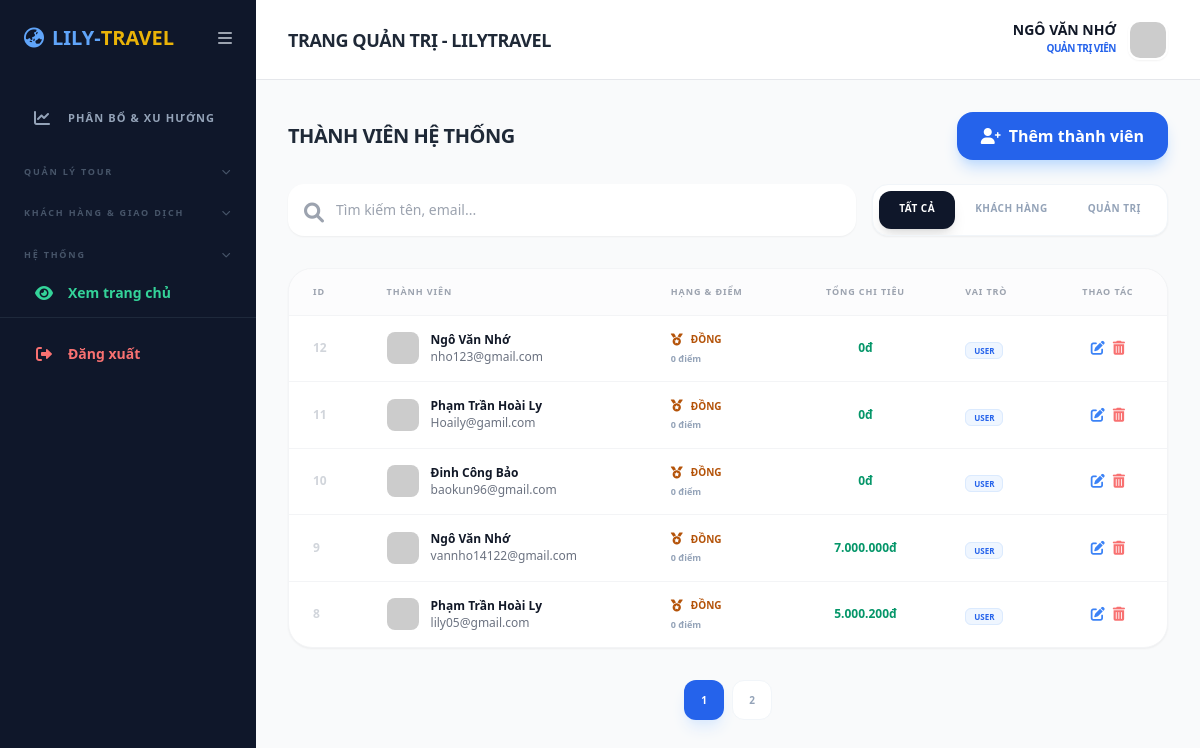
The page /admin/users.php (signed in) on the database its author committed.
### tables this page shows
CREATE TABLE `users` (
  `id` int(11) NOT NULL,
  `username` varchar(50) NOT NULL,
  `password` varchar(255) NOT NULL,
  `fullname` varchar(100) DEFAULT NULL,
  `email` varchar(100) DEFAULT NULL,
  `phone` varchar(20) DEFAULT NULL,
  `role` enum('admin','user') DEFAULT 'user',
  `created_at` timestamp NOT NULL DEFAULT current_timestamp(),
  `loyalty_points` int(11) DEFAULT 0,
  `rank_id` int(11) DEFAULT 1,
  `avatar` varchar(255) DEFAULT NULL
);

CREATE TABLE `ranks` (
  `id` int(11) NOT NULL,
  `name` varchar(50) NOT NULL,
  `min_points` int(11) NOT NULL,
  `icon` varchar(50) DEFAULT NULL,
  `color` varchar(20) DEFAULT NULL,
  `rank_up_promo_code` varchar(50) DEFAULT NULL
);

### admin/users.php (the view, shortened to what this page needs)
<?php
require_once '../config.php';
include 'header.php';
$search = $_GET['search'] ?? '';
$page = isset($_GET['page']) ? (int)$_GET['page'] : 1;
$role_filter = $_GET['role'] ?? '';
$limit = 5;
$offset = ($page - 1) * $limit;
$where = "WHERE (u.fullname LIKE ? OR u.email LIKE ?)";
$params = ["%$search%", "%$search%"];
$count_sql = "SELECT COUNT(*) FROM users u $where";
$count_stmt = $pdo->prepare($count_sql);
$count_stmt->execute($params);
$total_rows = $count_stmt->fetchColumn();
$total_pages = ceil($total_rows / $limit);
$sql = "SELECT u.*, r.name as rank_name, r.color as rank_color, r.icon as rank_icon,
        (SELECT SUM(total_price) FROM bookings WHERE user_id = u.id AND status = 'completed') as total_spent
        FROM users u
        LEFT JOIN ranks r ON u.rank_id = r.id
$where
        ORDER BY u.id DESC LIMIT $limit OFFSET $offset";
$stmt = $pdo->prepare($sql);
$stmt->execute($params);
$users = $stmt->fetchAll();
?>
<div class="flex flex-col sm:flex-row sm:items-center justify-between gap-4 mb-6">
    <h3 class="text-xl font-black text-gray-800 uppercase tracking-tight">Thành viên hệ thống</h3>
    <button onclick="openUserModal('add')" class="w-full sm:w-auto bg-blue-600 text-white px-6 py-3 rounded-2xl font-bold shadow-lg shadow-blue-200 hover:bg-blue-700 transition flex items-center justify-center">
        <i class="fas fa-user-plus mr-2"></i> Thêm thành viên
    </button>
</div>
<div class="mb-8 flex flex-col md:flex-row gap-4">
    <form method="GET" class="relative flex-1">
        <input type="text" name="search" value="<?= htmlspecialchars($search) ?>" placeholder="Tìm kiếm tên, email..."
               class="w-full pl-12 pr-4 py-4 bg-white border-0 shadow-sm rounded-2xl focus:ring-2 focus:ring-blue-500 outline-none text-sm">
        <span class="absolute left-4 top-4 text-gray-400"><i class="fas fa-search fa-lg"></i></span>
    </form>
    <div class="flex bg-white p-1.5 rounded-2xl shadow-sm border border-slate-100 overflow-x-auto">
        <?php
        $role_options = [
            '' => 'Tất cả',
            'user' => 'Khách hàng',
            'admin' => 'Quản trị'
        ];
        foreach($role_options as $val => $label): ?>
            <a href="?role=<?= $val ?>&search=<?= $search ?>"
               class="px-5 py-2.5 rounded-xl text-[10px] font-black uppercase tracking-wider whitespace-nowrap transition-all <?= $role_filter === $val ? 'bg-slate-900 text-white shadow-lg' : 'text-slate-400 hover:text-slate-900' ?>"><?= $label ?></a>
        <?php endforeach; ?>
    </div>
</div>
<div class="hidden md:block bg-white rounded-3xl shadow-sm border border-gray-100 overflow-hidden">
    <table class="w-full text-left">
        <thead>
            <tr class="bg-gray-50/50 text-gray-400 text-[9px] uppercase font-black tracking-widest border-b border-gray-100">
                <th class="px-6 py-4">ID</th>
                <th class="px-6 py-4">Thành viên</th>
                <th class="px-6 py-4">Hạng & Điểm</th>
                <th class="px-6 py-4 text-center">Tổng chi tiêu</th>
                <th class="px-6 py-4">Vai trò</th>
                <th class="px-6 py-4 text-center">Thao tác</th>
            </tr>
        </thead>
        <tbody class="divide-y divide-gray-100">
            <?php foreach($users as $user): ?>
            <tr class="hover:bg-gray-50/50 transition">
                <td class="px-6 py-4 text-xs font-bold text-gray-300"><?= $user['id'] ?></td>
                <td class="px-6 py-4">
                    <div class="flex items-center">
                        <img src="https://ui-avatars.com/api/?name=<?= urlencode($user['fullname']) ?>&background=random" class="w-8 h-8 rounded-lg mr-3">
                        <div>
                            <div class="text-xs font-bold text-gray-900 leading-tight"><?= htmlspecialchars($user['fullname']) ?></div>
                            <div class="text-xs text-gray-500 mt-0.5"><?= htmlspecialchars($user['email']) ?></div>
                        </div>
                    </div>
                </td>
                <td class="px-6 py-4">
                    <div class="flex items-center gap-2">
                        <i class="fas <?= $user['rank_icon'] ?> <?= $user['rank_color'] ?> text-xs"></i>
                        <span class="text-[10px] font-black uppercase <?= $user['rank_color'] ?>"><?= $user['rank_name'] ?></span>
                    </div>
                    <div class="text-[9px] font-bold text-slate-400 mt-1"><?= number_format($user['loyalty_points']) ?> điểm</div>
                </td>
                <td class="px-6 py-4 text-center text-xs font-black text-emerald-600">
                    <?= number_format($user['total_spent'] ?: 0, 0, ',', '.') ?>đ
                </td>
                <td class="px-6 py-4">
                    <span class="px-2 py-0.5 rounded-md text-[8px] font-black uppercase border <?= $user['role'] == 'admin' ? 'bg-purple-50 text-purple-600 border-purple-100' : 'bg-blue-50 text-blue-600 border-blue-100' ?>">
                        <?= $user['role'] ?>
                    </span>
                </td>
                <td class="px-6 py-4">
                    <div class="flex justify-center gap-2">
                        <button onclick='openUserModal("edit", <?= json_encode($user) ?>)' class="text-blue-500 hover:text-blue-700 text-sm"><i class="fas fa-edit"></i></button>
                        <?php if($user['id'] != $_SESSION['user']['id']): ?>
                        <button onclick="confirmDelete(<?= $user['id'] ?>)" class="text-red-400 hover:text-red-600 text-sm"><i class="fas fa-trash-alt"></i></button>
                        <?php endif; ?>
                    </div>
                </td>
            </tr>
            <?php endforeach; ?>
        </tbody>
    </table>
</div>
<?= renderAdminPagination($page, $total_pages, $_GET) ?>
</main></div></div></body></html>

### rows shown on the page
users: id "12", fullname "Ngô Văn Nhớ", email "nho123@gmail.com", rank.name "ĐỒNG", loyalty_points "0", total_spent "0", role "USER"
users: id "11", fullname "Phạm Trần Hoài Ly", email "Hoaily@gamil.com", rank.name "ĐỒNG", loyalty_points "0", total_spent "0", role "USER"
users: id "10", fullname "Đinh Công Bảo", email "baokun96@gmail.com", rank.name "ĐỒNG", loyalty_points "0", total_spent "0", role "USER"
users: id "9", fullname "Ngô Văn Nhớ", email "vannho14122@gmail.com", rank.name "ĐỒNG", loyalty_points "0", total_spent "7.000.000", role "USER"
users: id "8", fullname "Phạm Trần Hoài Ly", email "lily05@gmail.com", rank.name "ĐỒNG", loyalty_points "0", total_spent "5.000.200", role "USER"

### other values the page prints
$_SESSION['user']['fullname'] "NGÔ VĂN NHỚ"
$label "TẤT CẢ"
$label "KHÁCH HÀNG"
$label "QUẢN TRỊ"
